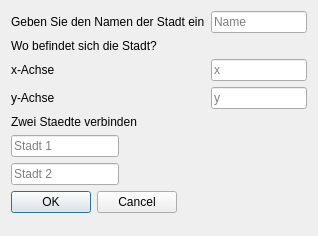
<?xml version="1.0" encoding="UTF-8"?>
<ui version="4.0">
 <class>Dialog</class>
 <widget class="QDialog" name="Dialog">
  <property name="geometry">
   <rect>
    <x>0</x>
    <y>0</y>
    <width>318</width>
    <height>236</height>
   </rect>
  </property>
  <property name="sizePolicy">
   <sizepolicy hsizetype="Fixed" vsizetype="Fixed">
    <horstretch>0</horstretch>
    <verstretch>0</verstretch>
   </sizepolicy>
  </property>
  <property name="minimumSize">
   <size>
    <width>300</width>
    <height>140</height>
   </size>
  </property>
  <property name="maximumSize">
   <size>
    <width>318</width>
    <height>236</height>
   </size>
  </property>
  <property name="windowTitle">
   <string>Dialog</string>
  </property>
  <layout class="QFormLayout" name="formLayout">
   <item row="0" column="0">
    <widget class="QLabel" name="label">
     <property name="text">
      <string>Geben Sie den Namen der Stadt ein</string>
     </property>
    </widget>
   </item>
   <item row="0" column="1">
    <widget class="QLineEdit" name="nameStadt">
     <property name="placeholderText">
      <string>Name</string>
     </property>
    </widget>
   </item>
   <item row="1" column="0">
    <widget class="QLabel" name="label_2">
     <property name="text">
      <string>Wo befindet sich die Stadt?</string>
     </property>
    </widget>
   </item>
   <item row="2" column="0">
    <widget class="QLabel" name="label_3">
     <property name="text">
      <string>x-Achse</string>
     </property>
    </widget>
   </item>
   <item row="2" column="1">
    <widget class="QLineEdit" name="xAchse">
     <property name="placeholderText">
      <string>x</string>
     </property>
    </widget>
   </item>
   <item row="3" column="0">
    <widget class="QLabel" name="label_4">
     <property name="text">
      <string>y-Achse</string>
     </property>
    </widget>
   </item>
   <item row="3" column="1">
    <widget class="QLineEdit" name="yAchse">
     <property name="text">
      <string/>
     </property>
     <property name="placeholderText">
      <string>y</string>
     </property>
    </widget>
   </item>
   <item row="4" column="0">
    <widget class="QLabel" name="label_5">
     <property name="text">
      <string>Zwei Staedte verbinden</string>
     </property>
    </widget>
   </item>
   <item row="5" column="0">
    <widget class="QLineEdit" name="nameStadt1">
     <property name="placeholderText">
      <string>Stadt 1</string>
     </property>
    </widget>
   </item>
   <item row="6" column="0">
    <widget class="QLineEdit" name="nameStadt2">
     <property name="placeholderText">
      <string>Stadt 2</string>
     </property>
    </widget>
   </item>
   <item row="7" column="0">
    <widget class="QDialogButtonBox" name="buttonBox">
     <property name="orientation">
      <enum>Qt::Horizontal</enum>
     </property>
     <property name="standardButtons">
      <set>QDialogButtonBox::Cancel|QDialogButtonBox::Ok</set>
     </property>
    </widget>
   </item>
  </layout>
 </widget>
 <resources/>
 <connections>
  <connection>
   <sender>buttonBox</sender>
   <signal>accepted()</signal>
   <receiver>Dialog</receiver>
   <slot>accept()</slot>
   <hints>
    <hint type="sourcelabel">
     <x>248</x>
     <y>254</y>
    </hint>
    <hint type="destinationlabel">
     <x>157</x>
     <y>274</y>
    </hint>
   </hints>
  </connection>
  <connection>
   <sender>buttonBox</sender>
   <signal>rejected()</signal>
   <receiver>Dialog</receiver>
   <slot>reject()</slot>
   <hints>
    <hint type="sourcelabel">
     <x>316</x>
     <y>260</y>
    </hint>
    <hint type="destinationlabel">
     <x>286</x>
     <y>274</y>
    </hint>
   </hints>
  </connection>
 </connections>
</ui>
